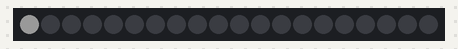
Simulated run of this sketch. Board: Arduino Uno, built with avr-gcc and run on an emulated ATmega328P. Shown: 20 RGB LEDs in strip order, left to right. Dim RGB values are drawn brighter than linear.

Above: at 0.3 s.
At 4.22 s:
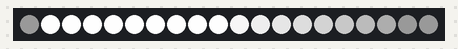
At 12.76 s:
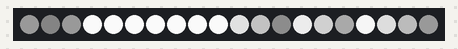
At 20.6 s:
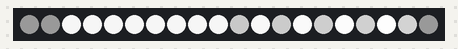
At 28.34 s:
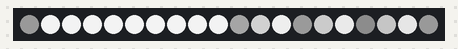
At 36.37 s:
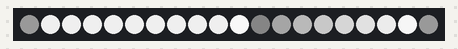

The sketch:

white_fade_effect.ino
```cpp
#include <FastLED.h>

#define DATA_PIN 5  // Digital pin connected to the LED
#define NUM_LEDS 20 // Number of LEDs

CRGB leds[NUM_LEDS];
int led_brightness[NUM_LEDS];
#define FADE_EFFECT_DELAY 200 // Adjust this delay as needed
#define FADE_EFFECT_STEP 10   // Adjust this step as needed

void setup() {
  setBrightnessArray();
  FastLED.addLeds<NEOPIXEL, DATA_PIN>(leds, NUM_LEDS);
  FastLED.show(); // Initialize LEDs
}

void loop() {
  int brightness = 0;

  for (int ledIndex = 0; ledIndex < NUM_LEDS; ledIndex++) {
    leds[ledIndex] = CRGB((255 / FADE_EFFECT_STEP), (255 / FADE_EFFECT_STEP),
                          (255 / FADE_EFFECT_STEP));
    increasePreviousLEDsBrightness(ledIndex);
    delay(FADE_EFFECT_DELAY);
    FastLED.show();
  }
  //   for (int ledIndex = NUM_LEDS - 1; ledIndex >= 0; ledIndex--) {
  //     leds[ledIndex] = CRGB(255, 255, 255);
  //     decreasePreviousLEDsBrightness(ledIndex);
  //     delay(FADE_EFFECT_DELAY);
  //     FastLED.show();
  //   }
}

void setBrightnessArray() {
  for (int i = 0; i < NUM_LEDS; i++) {
    led_brightness[i] = 0;
  }
}

void increasePreviousLEDsBrightness(int index) {
  for (int i = FADE_EFFECT_STEP; i > 0; index--, i--) {
    if (index - 1 > 0) {
      led_brightness[index - 1] += 255 / FADE_EFFECT_STEP;
      leds[index - 1] =
          CRGB(led_brightness[index - 1], led_brightness[index - 1],
               led_brightness[index - 1]);
    } else {
      i = 0;
    }
  }
}

void decreasePreviousLEDsBrightness(int index) {
  for (int i = FADE_EFFECT_STEP; i > 0; i--) {
    if (index - 1) {
      led_brightness[index - 1] -= 255 / FADE_EFFECT_STEP;
      leds[index - 1] =
          CRGB(led_brightness[index - 1], led_brightness[index - 1],
               led_brightness[index - 1]);
    } else {
      i = 0;
    }
  }
}
```
